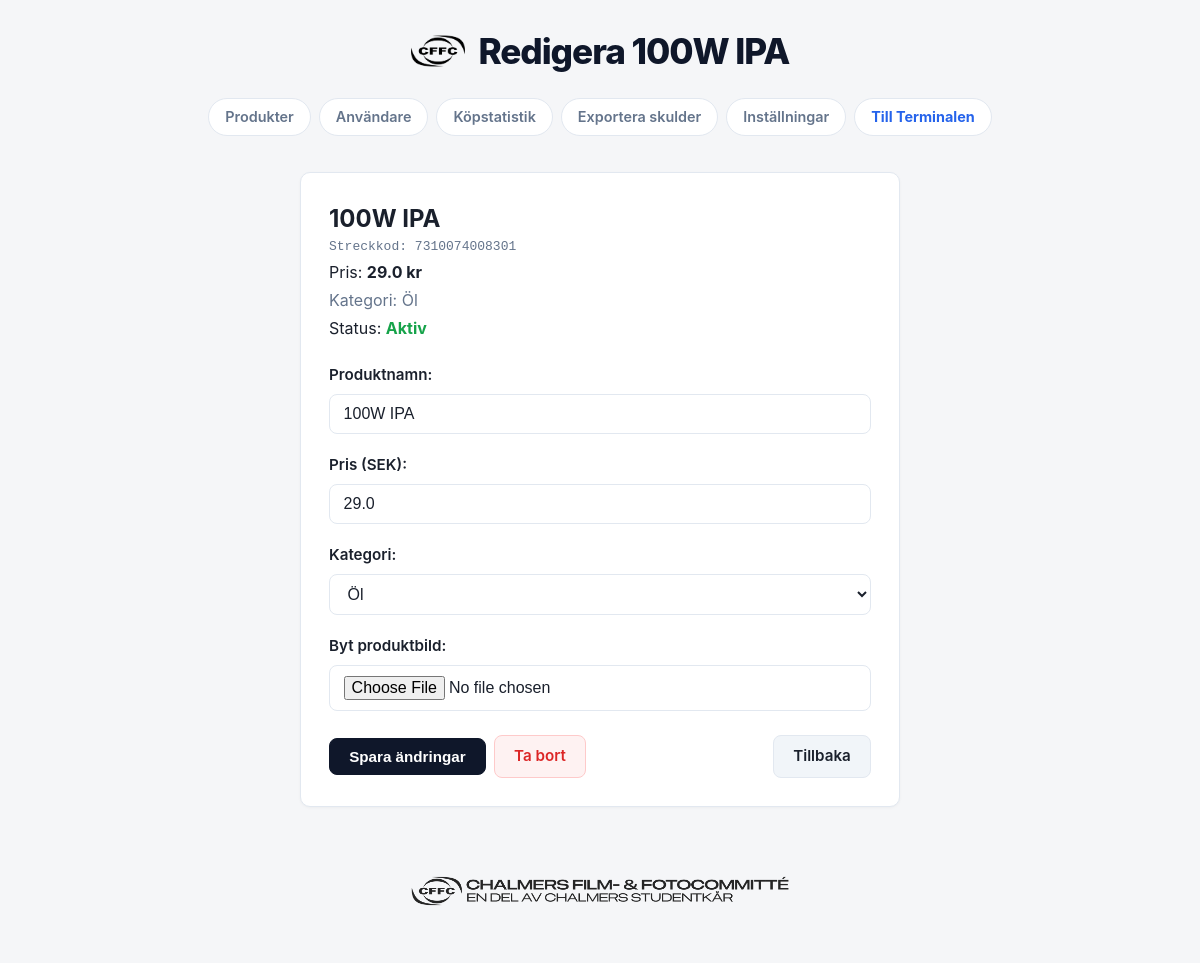
Screenshot of /admin/product/7310074008301 with the database file from the repository.
### tables this page shows
CREATE TABLE products (
    id INTEGER PRIMARY KEY AUTOINCREMENT,
    barcode TEXT NOT NULL UNIQUE,
    name TEXT NOT NULL,
    price REAL NOT NULL,
    category_id INTEGER NOT NULL REFERENCES categories(id),
    enabled INTEGER NOT NULL DEFAULT 1,
    hidden INTEGER NOT NULL DEFAULT 0,
    image TEXT,
    notes TEXT,
    created_at TIMESTAMP DEFAULT CURRENT_TIMESTAMP
);

CREATE TABLE categories (
    id INTEGER PRIMARY KEY AUTOINCREMENT,
    name TEXT NOT NULL UNIQUE
);

### app/views/admin.py (the view)
@admin_bp.route('/product/<barcode>')
def product_show(barcode):
    product = Product.get_by_barcode(barcode)
    if not product:
        flash('Product not found!')
        return redirect(url_for('admin.product_list'))
    categories = Category.all()
    return render_template('admin/product.html', product=product, categories=categories)

### app/db.py (called while the page is built)
def get_db():
    if '_database' not in g:
        db_path = current_app.config['DATABASE']
        os.makedirs(os.path.dirname(os.path.abspath(db_path)), exist_ok=True)
        conn = sqlite3.connect(
            db_path,
            detect_types=sqlite3.PARSE_DECLTYPES | sqlite3.PARSE_COLNAMES
        )
        conn.row_factory = sqlite3.Row
        conn.execute("PRAGMA foreign_keys = ON;")
        conn.execute("PRAGMA journal_mode = WAL;")
        g._database = conn
    return g._database

def query_db(query, args=(), one=False):
    cur = get_db().execute(query, args)
    rv = cur.fetchall()
    cur.close()
    return (rv[0] if rv else None) if one else rv

### app/models/category.py (called while the page is built)
    @classmethod
    def all(cls):
        rows = query_db("SELECT * FROM categories ORDER BY name ASC")
        return [cls(r) for r in rows]

    @classmethod
    def get_by_id(cls, category_id):
        row = query_db("SELECT * FROM categories WHERE id = ?", [category_id], one=True)
        return cls(row) if row else None

### app/models/product.py (called while the page is built)
    def enabled(self):
        return self.is_enabled

    def hidden(self):
        return self.is_hidden

    def picture(self):
        if self.image:
            return self.image
        return None

    def category(self):
        cat = Category.get_by_id(self.category_id)
        return cat.name if cat else "Unknown"

    @classmethod
    def get_by_barcode(cls, barcode):
        if not barcode:
            return None
        barcode_clean = str(barcode).strip()
        row = query_db("SELECT * FROM products WHERE barcode = ?", [barcode_clean], one=True)
        return cls(row) if row else None

### app/templates/admin/product.html (shortened to what this page needs)
{% extends "admin/layout.html" %}
{% block header_title %}Redigera {{ product.name }}{% endblock %}
{% block content %}
<div class="card" style="max-width: 600px; margin: 0 auto;">
  <div class="profile-header">
    <div style="flex: 1;">
      <h2>{{ product.name }}</h2>
      <p style="font-family: monospace; color: var(--text-muted);">Streckkod: {{ product.barcode }}</p>
      <p style="margin-top: 0.25rem;">
        Pris: <strong>{{ "%.1f"|format(product.price) }} kr</strong>
      </p>
      <p style="margin-top: 0.25rem; color: var(--text-muted);">
        Kategori: {{ product.category() }}
      </p>
      <p style="margin-top: 0.25rem;">
        Status:
        {% if product.hidden() %}
          <span style="color: var(--text-muted); font-weight: bold;">Dold (borttagen)</span>
        {% elif product.enabled() %}
          <span style="color: var(--success); font-weight: bold;">Aktiv</span>
        {% else %}
          <span style="color: var(--danger); font-weight: bold;">Inaktiv</span>
        {% endif %}
      </p>
    </div>
  </div>
  <form action="{{ url_for('admin.product_update', barcode=product.barcode) }}" method="post" enctype="multipart/form-data">
    <div class="form-group">
      <label for="name">Produktnamn:</label>
      <input type="text" name="name" id="name" class="form-control" value="{{ product.name }}" required>
    </div>
    <div class="form-group">
      <label for="price">Pris (SEK):</label>
      <input type="number" step="0.5" min="0" name="price" id="price" class="form-control" value="{{ product.price }}" required>
    </div>
    <div class="form-group">
      <label for="category">Kategori:</label>
      <select name="category" id="category" class="form-control" required>
        {% for cat in categories %}
          <option value="{{ cat.id }}" {% if cat.id == product.category_id %}selected{% endif %}>
            {{ cat.name }}
          </option>
        {% endfor %}
      </select>
    </div>
    <div class="form-group">
      <label for="picture">Byt produktbild:</label>
      <input type="file" name="picture" id="picture" class="form-control" accept="image/*">
    </div>
    <div class="actions-row" style="flex-wrap: wrap; gap: 0.5rem;">
      <button type="submit" class="btn btn-primary">Spara ändringar</button>
      {% if not product.hidden() %}
        <a href="{{ url_for('admin.product_delete', barcode=product.barcode) }}" class="btn btn-danger" onclick="return confirm('Vill du ta bort denna produkt? Produkten kommer att döljas från listor och terminalen.');">Ta bort</a>
      {% else %}
        <a href="{{ url_for('admin.product_restore', barcode=product.barcode) }}" class="btn btn-success" onclick="return confirm('Vill du återställa denna produkt?');">Återställ</a>
      {% endif %}
      <a href="{{ url_for('admin.product_list', hidden='1' if product.hidden() else '0') }}" class="btn" style="margin-left: auto;">Tillbaka</a>
    </div>
  </form>
</div>
{% endblock %}

### app/static/style.css (style rules this page uses)
:root { --bg-color: #f5f6f8; --card-bg: #ffffff; --text-main: #1a202c; --text-muted: #64748b; --primary: #0f172a; --primary-hover: #334155; --accent: #2563eb; --danger: #dc2626; --success: #16a34a; --warning: #d97706; --border: #e2e8f0; --border-focus: #3b82f6; --radius: 10px; }
* { box-sizing: border-box; margin: 0; padding: 0; }
body { font-family: -apple-system, BlinkMacSystemFont, "Segoe UI", Roboto, "Helvetica Neue", Arial, sans-serif; background-color: var(--bg-color); color: var(--text-main); line-height: 1.5; padding: 1.5rem 1rem 3rem 1rem; max-width: 960px; margin: 0 auto; min-height: 100vh; display: flex; flex-direction: column; }
.card { background: var(--card-bg); border: 1px solid var(--border); border-radius: var(--radius); padding: 1.75rem; margin-bottom: 1.5rem; box-shadow: 0 1px 3px rgba(0, 0, 0, 0.04); }
.btn { display: inline-flex; align-items: center; justify-content: center; padding: 0.55rem 1.2rem; border-radius: 8px; text-decoration: none; background: #f1f5f9; color: var(--text-main); font-weight: 600; font-size: 0.95rem; border: 1px solid var(--border); cursor: pointer; transition: all 0.15s ease; }
.btn-primary { background: var(--primary); color: #ffffff; border-color: var(--primary); }
.btn-danger { background: #fef2f2; color: var(--danger); border-color: #fecaca; }
.profile-header { display: flex; align-items: center; gap: 1.5rem; margin-bottom: 1.5rem; }
.form-group { margin-bottom: 1.25rem; }
.form-group label { display: block; font-weight: 600; font-size: 0.95rem; margin-bottom: 0.4rem; color: var(--text-main); }
.form-control { width: 100%; padding: 0.65rem 0.85rem; border: 1px solid var(--border); border-radius: 8px; font-size: 1rem; background: #ffffff; color: var(--text-main); outline: none; transition: border-color 0.15s, box-shadow 0.15s; }
.actions-row { display: flex; gap: 0.75rem; margin-top: 1.5rem; flex-wrap: wrap; align-items: center; }

### rows the page displays
products: name "100W IPA", barcode "7310074008301", price "29.0", category "Öl"
categories: category "Öl"
